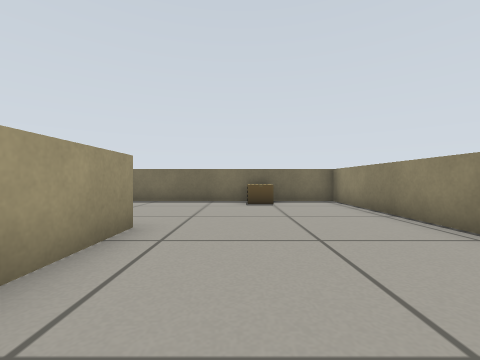
View 1 (above)

24 first-person views from a walk through a Gazebo world. The camera is 0.38 m above the floor, looks level and sees 90° across. The floor is counted in squares, 0.5 m on a side. Each view is taken from the middle of a square. On the plan, view 1 faces up. The plan holds only what a view shows up to about 9 squares ahead; the rest is blank.

View 2
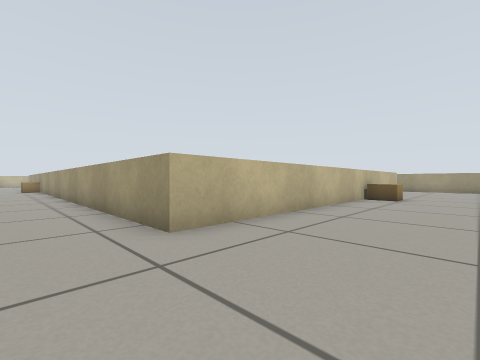

View 3
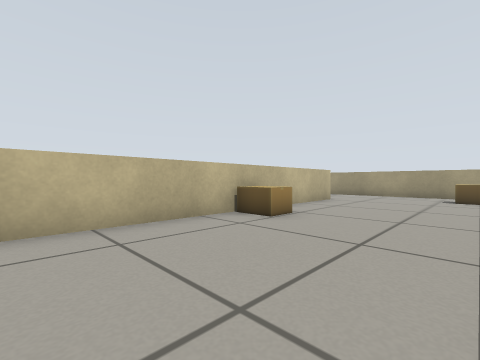

View 4
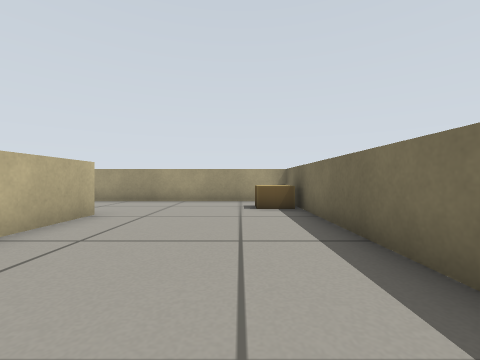

View 5
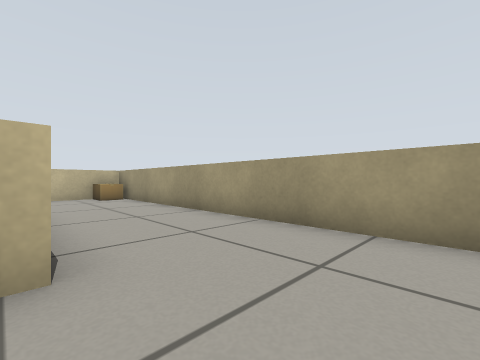

View 6
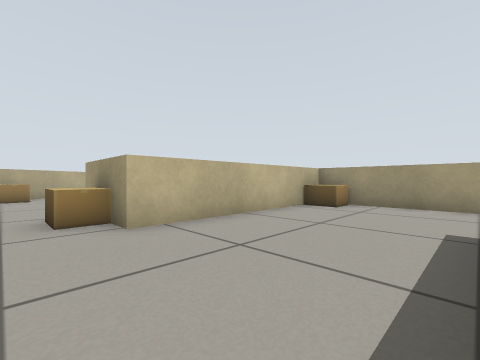

View 7
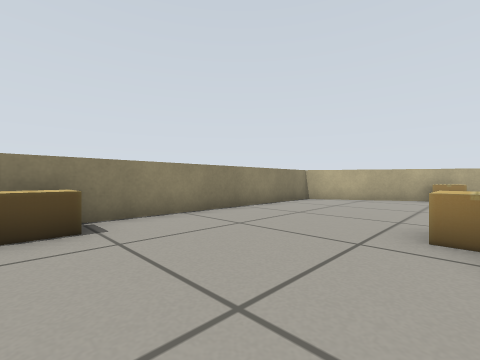

View 8
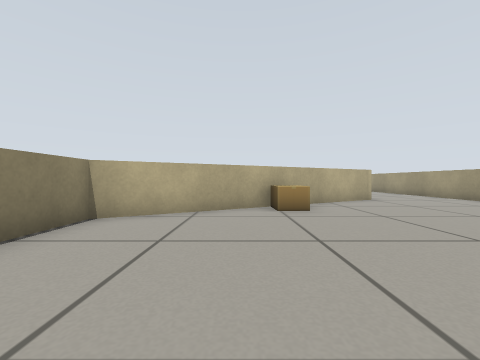

View 9
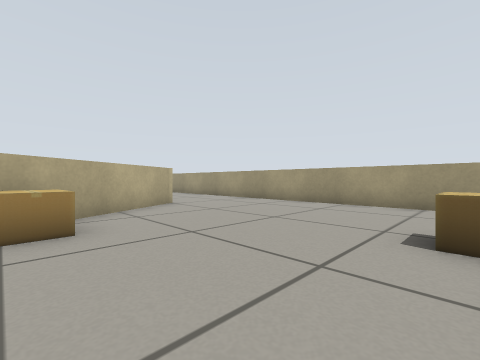

View 10
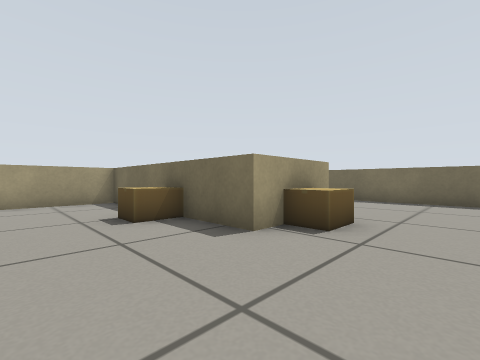

View 11
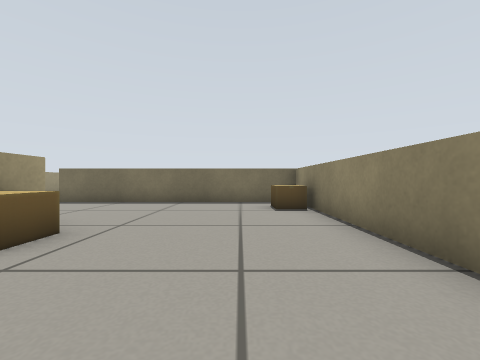

View 12
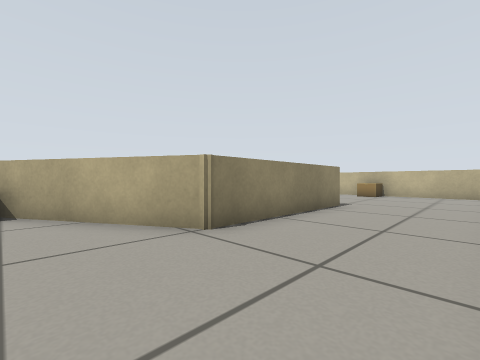

View 13
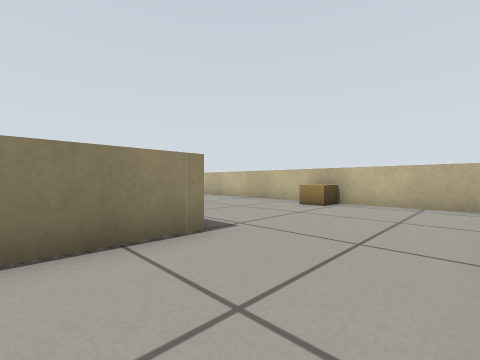

View 14
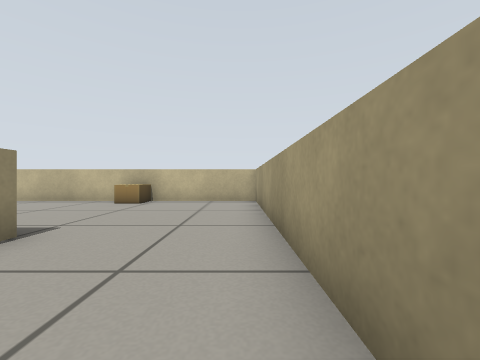

View 15
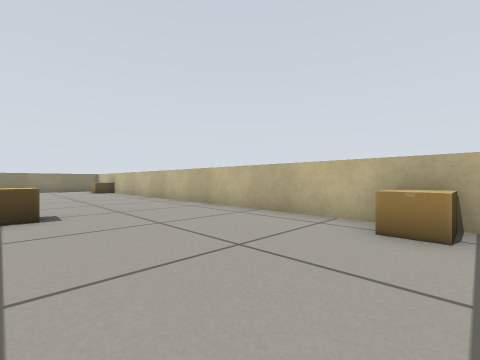

View 16
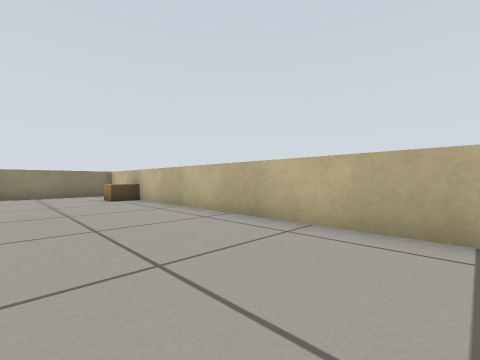

View 17
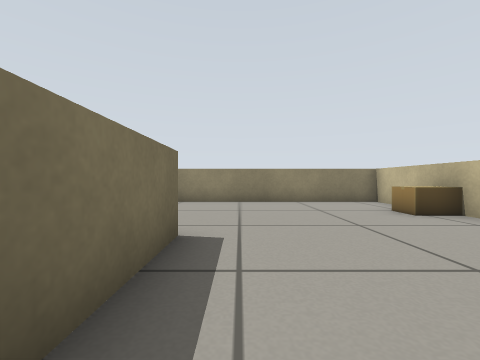

View 18
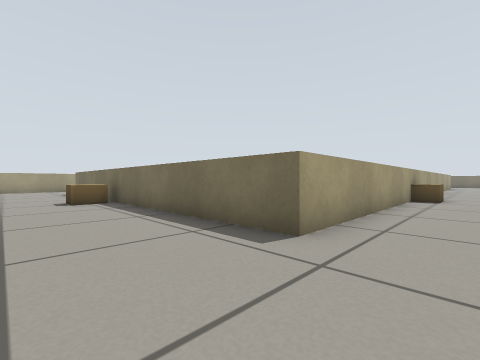

View 19
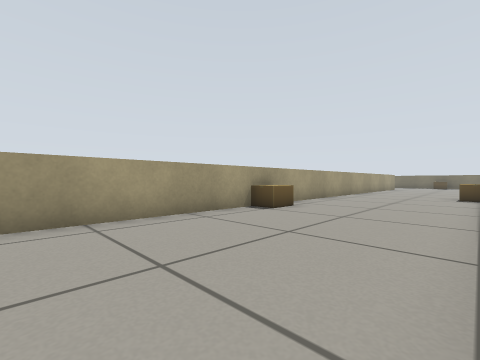

View 20
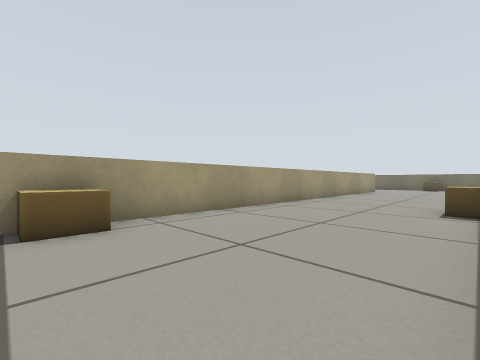

View 21
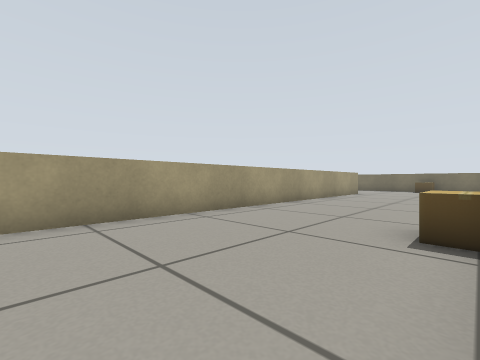

View 22
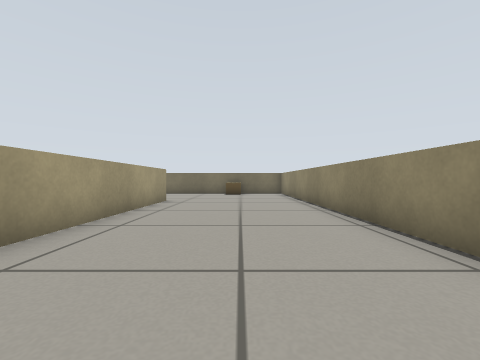

View 23
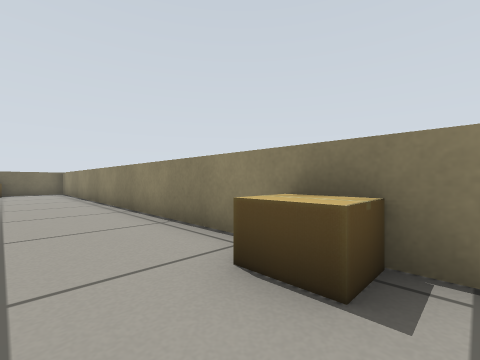

View 24
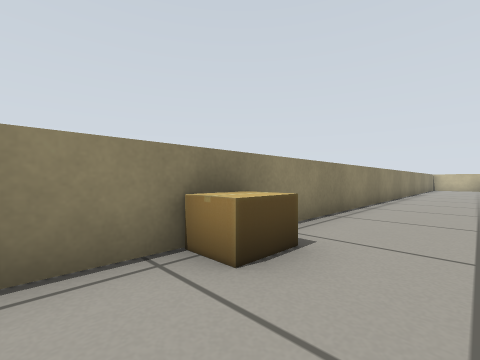

### Floor plan
Points are (right, up) in squares from view 1. A wall is a line through its corners. A room is listed if a view was taken in it or the views show most of it. See-through windows are left out.
Room 1 (views 1, 2, 3, 4, 5, 6, 7, 8, 9, 10, 11, 12, 13, 14, 15, 16, 17, 18, 19, 20, 21, 22, 23, 24)
walls: (3.4, -14.4) (3.4, 8.6) (-3.9, 8.6); (-15, -20.3) (-15, -15.3) (-7.1, -10.7) (-7.1, -0.7) (-15.2, -0.7); (-18.6, -17.5) (-18.6, -25.7) (3.4, -25.7) (3.4, -18.8); (-15.3, 3.8) (-1.7, 3.8) (-1.7, -20.2) (-9.9, -20.2); (-11.6, 8.6) (-18.6, 8.6) (-18.6, -4.8) (-12.4, -4.8) (-12.4, -7.3) (-18.6, -7.3) (-18.6, -15)
objects: cardboard box (-18, -4); cardboard box (-17, 8); cardboard box (-15, -25) to (-14, -25); cardboard box (-15, -8); cardboard box (-12, -6); cardboard box (-11, -12); cardboard box (-11, 4) to (-10, 5); cardboard box (-9, -21); cardboard box (-8, -3) to (-8, -2); cardboard box (-1, -13) to (-1, -12); cardboard box (0, -25) to (1, -25); cardboard box (1, 8); cardboard box (3, -6)

Where each view was taken, in squares from view 1:
view 1: 0 up, 0 right, facing up
view 2: 7 up, 0 right, facing down-left
view 3: 8 up, 6 left, facing down-left
view 4: 7 up, 10 left, facing left
view 5: 6 up, 15 left, facing down-left
view 6: 1 down, 11 left, facing down-left
view 7: 2 down, 12 left, facing down-right
view 8: 6 down, 10 left, facing down
view 9: 8 down, 11 left, facing down-left
view 10: 10 down, 10 left, facing up-left
view 11: 9 down, 9 left, facing up
view 12: 13 down, 18 left, facing down-right
view 13: 18 down, 18 left, facing down-right
view 14: 17 down, 18 left, facing down
view 15: 21 down, 15 left, facing down-right
view 16: 22 down, 9 left, facing down-right
view 17: 21 down, 5 left, facing right
view 18: 23 down, 0 right, facing up-left
view 19: 18 down, 3 right, facing up-left
view 20: 13 down, 3 right, facing up-left
view 21: 10 down, 3 right, facing up-left
view 22: 5 down, 1 right, facing up
view 23: 7 down, 1 right, facing up-right
view 24: 4 down, 1 right, facing down-right
